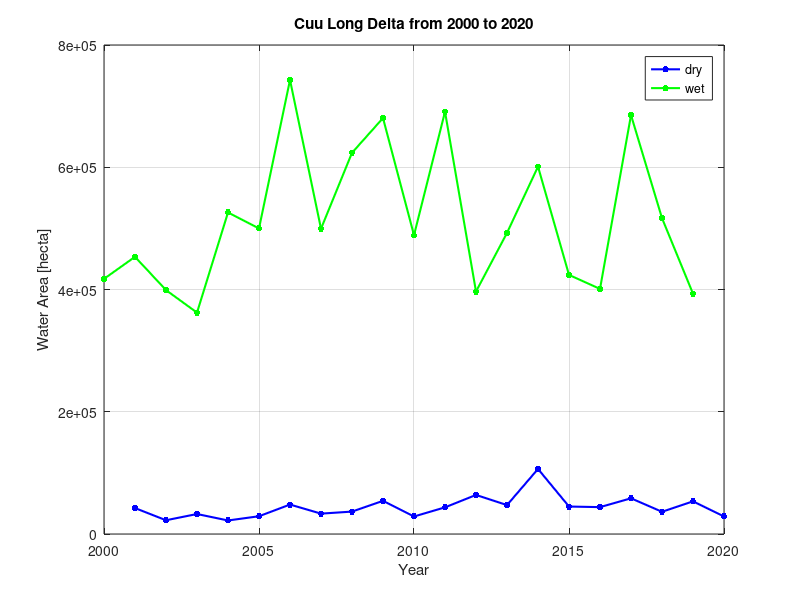

Recreate this plot in MATLAB.
%% Matlab
clc 
clear all
close all

% Define dry/wet array
% Input the number manually
dry = [42419, 22500, 32694, 22122, 29056, 48172, 33325, 36663, 54242, 28646, 43596, 63902, 47316, 106403, 44937, 43957, 58397, 36352, 53423, 28695];
wet = [417394, 453465, 399019, 362179, 526018, 499896, 742800, 499407, 623650, 680481, 488864, 690808, 396652, 492586, 601059, 423847, 400990, 685306, 516752, 393111];
n_d = 2001:2020;
n_w = 2000:2019;

%Plot dry/wet season
figure(1)
plot(n_d,dry,'-b.','LineWidth',1.5,'MarkerSize',15)
hold on
grid on
plot(n_w,wet,'-g.','LineWidth',1.5,'MarkerSize',15)
legend('dry','wet')
title('Cuu Long Delta from 2000 to 2020')
ylabel('Water Area [hecta]')
xlabel('Year')
